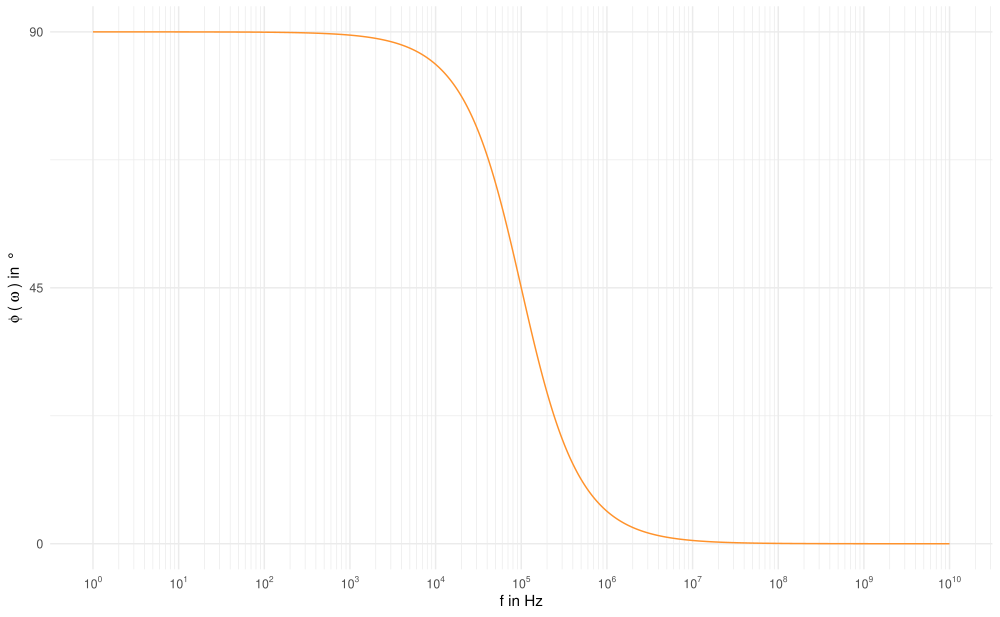

R code for this plot:
# this is some messy code :D
library(ggplot2)
library(scales)


width <- 10
height <- width * 0.618

outputName <- "PH.pdf"


phase <- function(f) {
    atan(1/(f*0.00001))*180/pi
}

xbreaks <- 10^(0:10)
minor_breaks <- rep(1:9, 21)*(10^rep(0:10, each=9))

fg <- 1700
hsBlue <- "grey70"
pointColor <- "#00b1db"
cutoffColor <- "#db0058"
cutoffPoint <- data.frame(fg = fg, db=-3)

ylabel <- bquote(phi~"("~omega~") in "~degree)
xlabel <- "f in Hz"

ybreaks <- c(90, 45, 0)

p <- ggplot(data=data.frame(x=c(1,10^10)), aes(x=x)) +
    theme_minimal() +
    ylab(ylabel) +
    xlab(xlabel) +
    scale_x_continuous( trans="log10",breaks = xbreaks, minor_breaks=minor_breaks, labels = trans_format("log10", math_format(10^.x))) +
    scale_y_continuous(breaks = ybreaks)+
    stat_function(fun = phase, n = 4000, color="#ff922b")

pdf(outputName, width, height)
p
